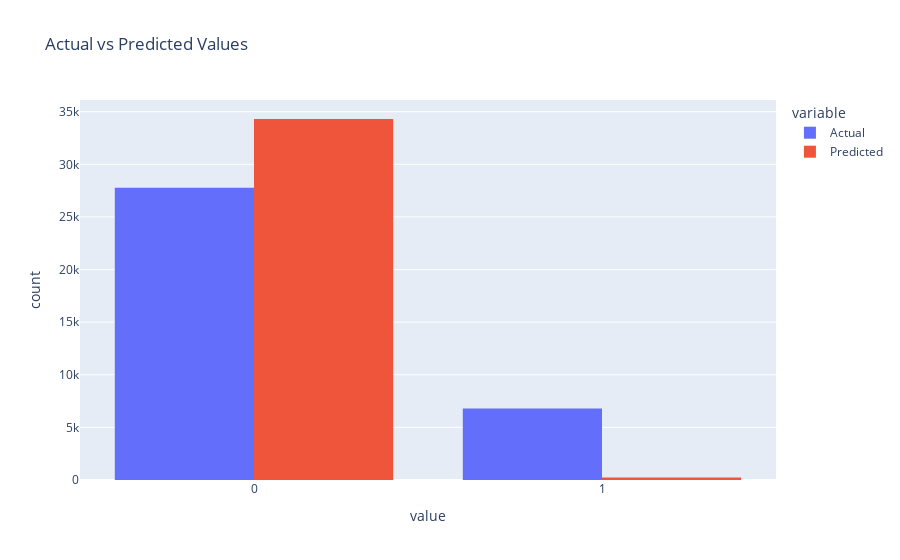

Notebook code for this chart:
### Code cell
results_df = pd.DataFrame({
    "Actual": y_test,
    "Predicted": y_pred
})

fig = px.histogram(results_df,
                    barmode="group", 
                    title="Actual vs Predicted Values")
fig.show()

### Figure 1 — Plotly figure (JSON) as saved in the notebook; plotly's stock layout.template omitted (floating-point values rounded to 4 significant figures; data arrays with more than 128 entries replaced by an {"elided": "..."} marker saying what was removed)
{"data": [{"alignmentgroup": "True", "bingroup": "x", "hovertemplate": "variable=Actual<br>value=%{x}<br>count=%{y}<extra></extra>", "legendgroup": "Actual", "marker": {"color": "#636efa", "pattern": {"shape": ""}}, "name": "Actual", "offsetgroup": "Actual", "orientation": "v", "showlegend": true, "type": "histogram", "x": {"elided": "34552 int values"}, "xaxis": "x", "yaxis": "y"}, {"alignmentgroup": "True", "bingroup": "x", "hovertemplate": "variable=Predicted<br>value=%{x}<br>count=%{y}<extra></extra>", "legendgroup": "Predicted", "marker": {"color": "#EF553B", "pattern": {"shape": ""}}, "name": "Predicted", "offsetgroup": "Predicted", "orientation": "v", "showlegend": true, "type": "histogram", "x": {"elided": "34552 int values"}, "xaxis": "x", "yaxis": "y"}], "layout": {"barmode": "group", "legend": {"title": {"text": "variable"}, "tracegroupgap": 0}, "title": {"text": "Actual vs Predicted Values"}, "xaxis": {"anchor": "y", "domain": [0, 1], "title": {"text": "value"}}, "yaxis": {"anchor": "x", "domain": [0, 1], "title": {"text": "count"}}}}
